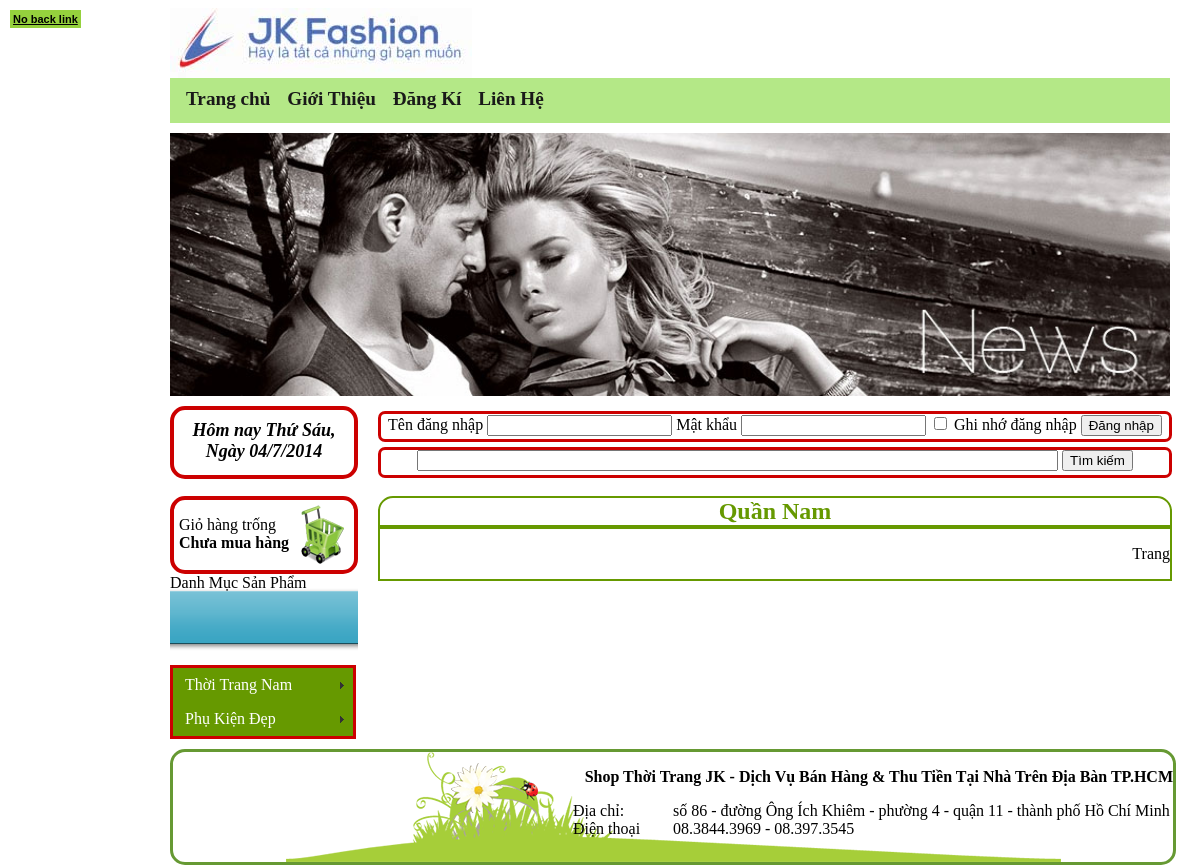
Before: /index.php?link=loaisp&idLoai=2 with the older database file.
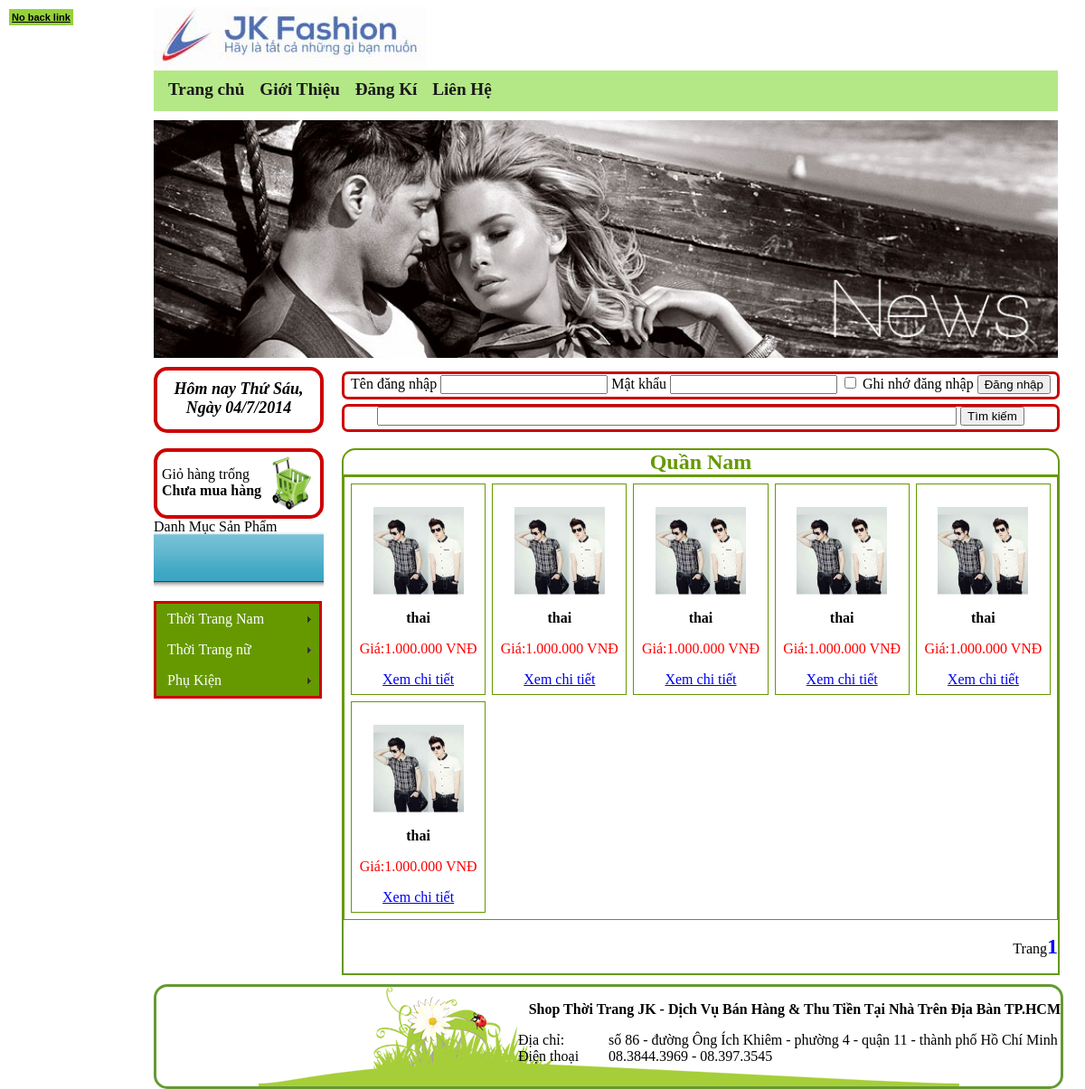
After: the same page with the newer database file.
### tables this page shows
CREATE TABLE IF NOT EXISTS `chungloaisanpham` (
  `idCL` int(255) NOT NULL AUTO_INCREMENT,
  `TenCL` varchar(100) NOT NULL,
  `AnHien` int(255) NOT NULL,
  PRIMARY KEY (`idCL`)
);

CREATE TABLE IF NOT EXISTS `loaisanpham` (
  `idLoai` int(255) NOT NULL AUTO_INCREMENT,
  `idCL` int(255) NOT NULL,
  `TenLoai` varchar(100) NOT NULL,
  `AnHien` int(255) NOT NULL,
  PRIMARY KEY (`idLoai`)
);

CREATE TABLE IF NOT EXISTS `sanpham` (
  `idSP` int(255) NOT NULL AUTO_INCREMENT,
  `idLoai` int(255) NOT NULL DEFAULT '0',
  `TenSP` varchar(100) NOT NULL,
  `idNCC` int(11) NOT NULL,
  `MoTa` text NOT NULL,
  `NgayCapNhat` date NOT NULL DEFAULT '0000-00-00',
  `Gia` int(15) NOT NULL,
  `UrlHinh` varchar(255) NOT NULL,
  `SoLanXem` int(15) DEFAULT '0',
  `SoLuongTonKho` int(15) DEFAULT '0',
  `SoLuongDaBan` int(15) DEFAULT '0',
  `AnHien` int(15) NOT NULL DEFAULT '1',
  PRIMARY KEY (`idSP`)
);

### menu_doc.php (the view, shortened to what this page needs)
<link href="SpryAssets/SpryMenuBarVertical.css" rel="stylesheet" type="text/css" />
<ul id="MenuBar1" class="MenuBarVertical">
<?php
$slcl="select * from chungloaisanpham where AnHien='1'";
$qrcl=mysql_query($slcl);
while ($rowcl=mysql_fetch_array($qrcl))
{
?>
  <li><a class="MenuBarItemSubmenu" href="index.php?link=chungloaisp&idCL=<?php echo $rowcl['idCL']; ?>"><?php echo $rowcl['TenCL']; ?></a>
  </li>
<?php
}
?>
</ul>

### index.php (shortened to what this page needs)
<!DOCTYPE html PUBLIC "-//W3C//DTD XHTML 1.0 Transitional//EN" "http://www.w3.org/TR/xhtml1/DTD/xhtml1-transitional.dtd">
<html xmlns="http://www.w3.org/1999/xhtml">
<head>
<link type="text/css" href="/menu.css" rel="stylesheet" />
</head>
<body>
<div id="container">
	<div id="logo">
		<img src="images_index/logo.jpg" alt="Logo" />
	</div>
    <div id="main_nav">
		<div>
			<li><a href="index.php">Trang chủ</a></li>
			<li><a href="index.php?link=gioithieu">Giới Thiệu</a></li>
			<li><a href="index.php?link=dangky">Đăng Kí</a></li>
			<li><a href="index.php?link=lienhe">Liên Hệ</a></li>
		</div>
	</div>
    <div id="banner">
       <img src="images_index/banner.jpg" alt="banner" width="1000px"  />
     </div>
    <div id="finding">
   	  <div id="datetime">
</div>
   		<div id="timkiem">
       		<div id="formdangnhap" align="center">
            <?php
			if (!isset ($_COOKIE['tendangnhap']) && !isset ($_SESSION['dangnhap']['tendangnhap']))
			{
			?>
        <form id="formdangnhap2" name="formdangnhap2" method="post" action="xuly_dangnhap.php">
          Tên đăng nhập
          <input type="text" name="txtuser" id="txtuser" />
        Mật khẩu
        <input type="password" name="txtpass" id="txtpass" />
        <input type="checkbox" name="checkghinho" id="checkghinho" />
        Ghi nhớ đăng nhập
        <input type="submit" name="butdangnhap" id="butdangnhap" value="Đăng nhập" />
        </form>
        <?php
			}
		  ?>
        </div>
        	<div id="formtimkiem" align="center" >
      	  <form id="formtimkiem2" name="formtimkiem2" method="post" action="index.php?link=timkiem">
      	    <input name="txttimkiem" type="text" id="txttimkiem" size="77" />
   	        <input type="submit" name="buttimkiem" id="buttimkiem" value="Tìm kiếm" />
      	  </form>
      	</div>
      </div>
    </div>
    <div id="content">
   	  <div id="left">
        <div id="giohang">
			<?php
			if (isset ($_SESSION['giohang']) && count ($_SESSION['giohang'])>0)
			{
			?>
			<p>Có <b><?php echo count($_SESSION['giohang']) ?></b> sản phẩm<br /><a href="index.php?link=chitietgiohang">Chi Tiết Giỏ Hàng</a></p>
			<?php
			}
			else
			{
			?>
			<p>Giỏ hàng trống<br /><b>Chưa mua hàng</b></p>
			<?php
			}
			?>
		</div>
		<div id="menu">Danh Mục Sản Phẩm</div>
		<div id="menudoc"><?php include ("menu_doc.php"); ?></div>
        </div>
        <div id="right">
        <?php
		switch (@$_GET['link'])
		{
			case "loaisp": include ("sanphamtheoloai.php"); break;
		}
        ?>
        </div>
</div>
  <div id="footer">
    <p align="right"><b>Shop Thời Trang JK - Dịch Vụ Bán Hàng & Thu Tiền Tại Nhà Trên Địa Bàn TP.HCM</b><br />
    <table width="600" border="0" cellspacing="0" cellpadding="0" align="right">
  <tr>
    <td width="100">Địa chỉ:</td>
    <td width="500">số 86 - đường Ông Ích Khiêm - phường 4 - quận 11 - thành phố Hồ Chí Minh</td>
  </tr>
  <tr>
    <td>Điện thoại</td>
    <td>08.3844.3969 - 08.397.3545</td>
  </tr>
  <tr>
    <td>&nbsp;</td>
    <td>&nbsp;</td>
  </tr>
</table>
</p>
</div>
</div>
</body>
</html>

### sanphamtheoloai.php (shortened to what this page needs)
<!DOCTYPE html PUBLIC "-//W3C//DTD XHTML 1.0 Transitional//EN" "http://www.w3.org/TR/xhtml1/DTD/xhtml1-transitional.dtd">
<html xmlns="http://www.w3.org/1999/xhtml">
<head>
</head>
<body>
<div id="trangloaisp">
<?php
if (isset ($_GET['idLoai']))
{
$idLoai=$_GET['idLoai'];
}
$sll="select * from loaisanpham where idLoai='$idLoai'";
$qrl=mysql_query($sll);
?>
<div id="sanphamtheoloai">
	<div id="namesanphamtheoloai"><?php if ($rowl=mysql_fetch_array($qrl)) echo $rowl['TenLoai']; ?></div>
    <div id="contentsptl">
    <table cellpadding="7" cellspacing="7" width="790" border="1" bordercolor="#669900">
        <?php
		$sl="select * from sanpham where idLoai=".$rowl['idLoai'];
		$qr=mysql_query($sl);
		$tsd=mysql_num_rows($qr);
		$sc=5;
		$sd=2*$sc;
		$tst=ceil($tsd/$sd);
		if (isset ($_GET['trang']))
		$trang=intval($_GET['trang']);
		else
		$trang=1;
		$vitri=($trang-1)*$sd;
		$sl2="select * from sanpham where idLoai=".$rowl['idLoai']." limit $vitri,$sd";
		$qr2=mysql_query($sl2);
		while ($row2=mysql_fetch_array($qr2))
		{
		?>
        <tr>
  <td width="140" valign="middle" align="center">
            	<p><a href="index.php?link=sanpham&idSP=<?php echo $row2['idSP']; ?>"><img src="images/<?php echo $row2['UrlHinh'];?>" width="100" height="100" /></a></p>
            	<p><b><?php echo $row2['TenSP']; ?></b></p>
            	<p style="color:#F00">Giá:<?php echo number_format($row2['Gia'],0,",",".")." VNĐ";?></p>
                <a href="index.php?link=sanpham&idSP=<?php echo $row2['idSP']; ?>">Xem chi tiết</a>
            </td>
            <?php
			for ($i=1;$i<$sc;$i++)
			{
				if ($row2=mysql_fetch_array($qr2))
				{
			?>
  <td width="140" valign="middle" align="center">
            	<p><a href="index.php?link=sanpham&idSP=<?php echo $row2['idSP']; ?>"><img src="images/<?php echo $row2['UrlHinh'];?>" width="100" height="100" /></a></p>
            	<p><b><?php echo $row2['TenSP']; ?></b></p>
            	<p style="color:#F00">Giá:<?php echo number_format($row2['Gia'],0,",",".")." VNĐ";?></p>
                <a href="index.php?link=sanpham&idSP=<?php echo $row2['idSP']; ?>">Xem chi tiết</a>
            </td>
            <?php
				}
			}
			?>
        </tr>
        <?php
		}
		?>
        </table>
        <p align="right"><?php
	echo "Trang";
	for ($i=1;$i<=$tst;$i++)
	{
		if ($i==$trang)
		echo "<b><font size='5'; color='blue'>".$i."</font></b>";
		else
		echo "<a href='index.php?link=loaisp&idLoai=".$_GET['idLoai']."&trang=".$i."'.>".$i." "."</a>";
	}
?></p>
    </div>
</div>
</div>
</body>
</html>

### css/menu.css (style rules this page uses)
#menu { position:relative; height:91px; background:url(images_index/menu.png) repeat-x 0 center; }

### SpryAssets/SpryMenuBarVertical.css (style rules this page uses)
ul.MenuBarVertical { margin: 0; padding: 0; list-style-type: none; font-size: 100%; cursor: default; width: 180px; }
ul.MenuBarVertical li { margin: 0; padding: 0; list-style-type: none; font-size: 100%; position: relative; text-align: left; cursor: pointer; width: 180px; }
ul.MenuBarVertical { border: 3px solid #C00; }
ul.MenuBarVertical a { display: block; cursor: pointer; background-color:#690; padding: 0.5em 0.75em; color: #FFF; text-decoration: none; background-repeat: repeat; }
ul.MenuBarVertical a.MenuBarItemSubmenu { background-image: url(SpryMenuBarRight.gif); background-repeat: no-repeat; background-position: 95% 50%; }

### index.php (style rules this page uses)
#logo img { float: left; }
#main_nav { font-size: 1.2em; background: #b4e887; padding : 10px; height: 25px; width: 980px; }
#main_nav li { display: inline; }
#main_nav li a { padding: 6px; text-decoration: none; color: #191919; font-weight: bold; }
#banner { float: left; margin-top:10px; }
#formdangnhap { height: 25px; width: 788px; border: 3px solid #C00; text-align: center; vertical-align: middle; border-radius: 7px; margin-bottom: 5px; margin-top: 5px; }
#right { margin-left: 20px; border-radius:15px; float: left; }
#left { margin-left: 0px; float: left; }
#timkiem { height: 80px; width: 800px; background-image: none; background-repeat: no-repeat; margin-left: 20px; float: left; }
#finding { float: left; margin-top: 10px; }
#formtimkiem { height: 25px; width: 788px; border: 3px solid #C00; margin-bottom: 35px; text-align: center; vertical-align: middle; border-radius: 7px; }
#datetime { float: left; height: 55px; width: 180px; border: 4px solid #C00; border-radius: 15px; text-align: center; vertical-align: middle; padding-top: 10px; font-style: italic; font-weight: bolder; font-size: 18px; }
#content { width: 1000px; float: left; margin-top: 10px; }
#giohang { height: 70px; width: 175px; background-image: url(images_index/icon_gio_hang.png); background-repeat: no-repeat; background-position: right center; border: 4px solid #C00; border-radius: 15px; padding-left: 5px; text-align: left; vertical-align: middle; }
#footer { background-image: url(images_index/footer_bg.png); background-repeat: no-repeat; background-position: center center; clear: both; height: 110px; width: 1000px; border: 3px solid #693; margin-top: 10px; border-radius: 15px; float: left; }
body { margin-left: 170px; }

### sanphamtheoloai.php (style rules this page uses)
#namesanphamtheoloai { width: 100%; border-bottom-width: 2px; border-bottom-style: solid; border-bottom-color: #690; font-size: 24px; font-weight: bolder; text-align: center; color: #690; }
#contentsptl { width: 100%; }
#trangloaisp { margin: auto; width: 730px; }

Changed rows visible on the page:
now on this page (row edited): chungloaisanpham: TenCL "Thời Trang nữ"
changed chungloaisanpham: TenCL "Phụ Kiện Đẹp" → "Phụ Kiện"
added sanpham: UrlHinh (picture), TenSP "thai", Gia "1.000.000"
added sanpham: UrlHinh (picture), TenSP "thai", Gia "1.000.000"
added sanpham: UrlHinh (picture), TenSP "thai", Gia "1.000.000"
added sanpham: UrlHinh (picture), TenSP "thai", Gia "1.000.000"
added sanpham: UrlHinh (picture), TenSP "thai", Gia "1.000.000"
added sanpham: UrlHinh (picture), TenSP "thai", Gia "1.000.000"
Other visible differences:
new list line: "1"
